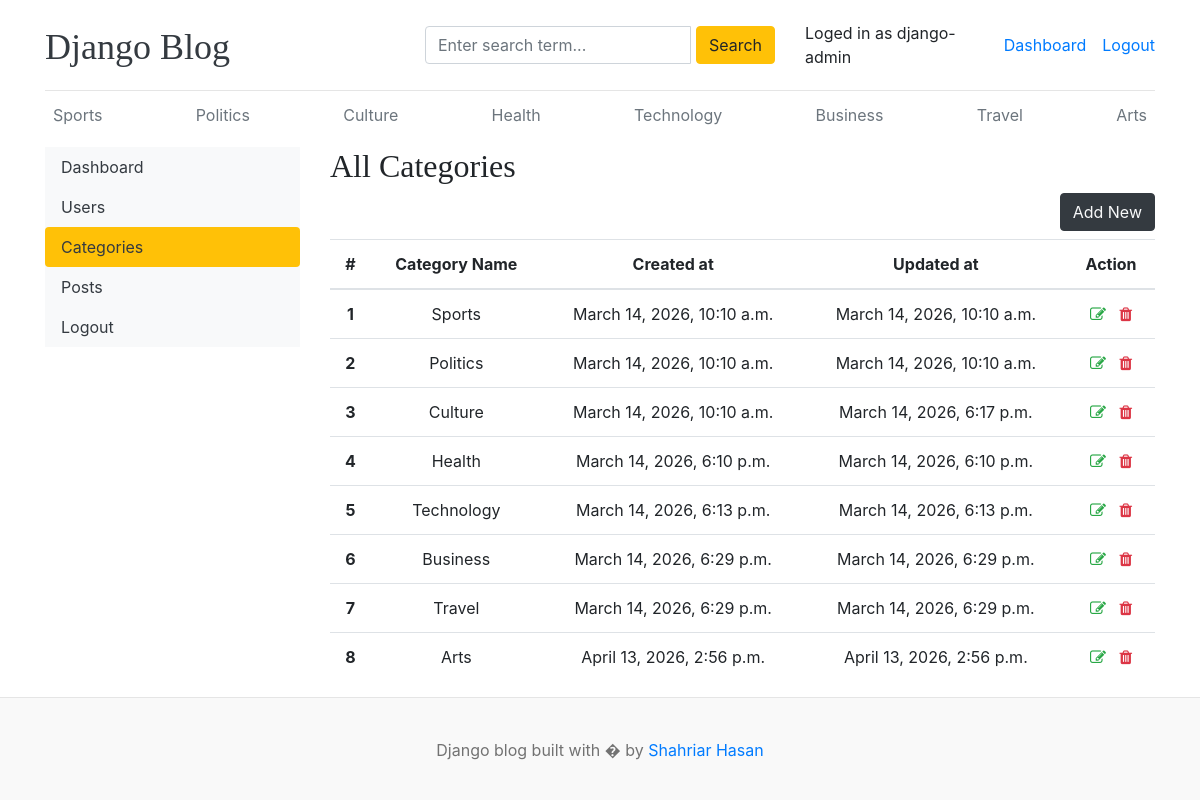
Screenshot of /dashboard/categories/ (signed in) with the database file from the repository.
### blogs/models.py (models this page shows, shortened)
class Category(models.Model):
    category_name = models.CharField(max_length=50, unique=True)
    created_at = models.DateTimeField(auto_now_add=True)
    updated_at = models.DateTimeField(auto_now=True)
    class Meta:
        verbose_name_plural = "categories"

### dashboards/views.py (the view)
# urls.py: path("categories/", views.categories, name="categories"),
@login_required(login_url="login")
def categories(request):
    return render(request, "dashboard/categories.html")

### blogs/context_processors.py (called while the page is built)
def get_categories(request):
    categories = Category.objects.all()
    return {"categories": categories}

def get_social_links(request):
    social_links = SocialLink.objects.all()
    return dict(social_links=social_links)

### templates/dashboard/categories.html (shortened to what this page needs)
{% extends 'base.html' %}
{% block content %}
<div class="row">
    {% include 'dashboard/sidebar.html' %}
    <div class="col-md-9">
        <h2>All Categories</h2>
        <a href="{% url 'add_category' %}" class="btn btn-dark text-light float-right mb-2">Add New</a>
        <table class="table table-hover" style="text-align: center;">
        <thead>
            <tr>
            <th>#</th>
            <th>Category Name</th>
            <th>Created at</th>
            <th>Updated at</th>
            <th>Action</th>
            </tr>
        </thead>
        <tbody>
            {% for category in categories %}
            <tr>
            <th>{{ forloop.counter }}</th>
            <td>{{category.category_name}}</td>
            <td>{{category.created_at}}</td>
            <td>{{category.updated_at}}</td>
            <td>
                <a href="{% url 'edit_category' category.id %}"><i class="fa fa-edit text-success"></i></a>
                <a href="{% url 'delete_category' category.id %}"><i class="fa fa-trash text-danger"></i></a>
            </td>
            </tr>
            {% endfor %}
        </tbody>
        </table>
    </div>
</div>
{% endblock %}

### templates/base.html (shortened to what this page needs)
{% load static %}
<!DOCTYPE html>
<html lang="en">
<head>
    <link href="https://getbootstrap.com/docs/4.0/dist/css/bootstrap.min.css" rel="stylesheet">
    <link href="{% static 'css/blog.css' %}" rel="stylesheet">
    <link rel="stylesheet" href="https://cdnjs.cloudflare.com/ajax/libs/font-awesome/4.7.0/css/font-awesome.min.css">
  </head>
<body>
    <div class="container">
      <header class="blog-header py-3">
        <div class="row flex-nowrap justify-content-between align-items-center">
          <div class="col-4 pt-1">
            <a class="blog-header-logo text-dark" href="/">Django Blog</a>
          </div>
          <div class="col-4">
            <form action="{% url 'search' %}" method="GET">
              <div class="input-group">
                <input class="form-control" type="text" name="keyword" value="{{keyword}}" placeholder="Enter search term..." aria-label="Enter search term..." aria-describedby="button-search" />
                <button type="submit" class="btn btn-warning" id="button-search" type="button">Search</button>
              </div>
            </form>
          </div>
          <div class="col-4 d-flex justify-content-end align-items-center">
            <span>Loged in as {{user}}</span>&emsp;
            {% if not user.is_authenticated %}
            <a class="btn btn-sm btn-warning" href="{% url 'login' %}">Login</a> &nbsp;
            <a class="btn btn-sm btn-secondary" href="{% url 'register' %}">Register</a>
            {% else %}
            <span><a href="{% url 'dashboard' %}" >Dashboard</a></span>
            <span><a href="{% url 'logout' %}">Logout</a></span>
            {% endif %}
          </div>
        </div>
      </header>
      <div class="nav-scroller py-1 mb-2">
        <nav class="nav d-flex justify-content-between">
          {% for category in categories%}
          <a class="p-2 text-muted" href="{% url 'posts_by_category' category.id %}">{{category.category_name}}</a>
          {% endfor %}
        </nav>
      </div>
{% block  content %}
{% endblock %}
    </div>
<footer class="blog-footer" >
  <p>Django blog built with � by <a href="#">Shahriar Hasan</a></p>
</footer>
</body>
</html>

### blog_main/static/css/blog.css (style rules this page uses)
.blog-header { border-bottom: 1px solid #e5e5e5; }
.blog-header-logo { font-family: "Playfair Display", Georgia, "Times New Roman", serif; font-size: 2.25rem; }
h1, h2, h3, h4, h5, h6 { font-family: "Playfair Display", Georgia, "Times New Roman", serif; }
.blog-footer { padding: 2.5rem 0; color: #727272; text-align: center; background-color: #f9f9f9; border-top: .05rem solid #e5e5e5; }
.blog-footer p:last-child { margin-bottom: 0; }

### rows the page displays
Category: category_name "Sports", created_at "March 14, 2026, 10:10 a.m.", updated_at "March 14, 2026, 10:10 a.m."
Category: category_name "Politics", created_at "March 14, 2026, 10:10 a.m.", updated_at "March 14, 2026, 10:10 a.m."
Category: category_name "Culture", created_at "March 14, 2026, 10:10 a.m.", updated_at "March 14, 2026, 6:17 p.m."
Category: category_name "Health", created_at "March 14, 2026, 6:10 p.m.", updated_at "March 14, 2026, 6:10 p.m."
Category: category_name "Technology", created_at "March 14, 2026, 6:13 p.m.", updated_at "March 14, 2026, 6:13 p.m."
Category: category_name "Business", created_at "March 14, 2026, 6:29 p.m.", updated_at "March 14, 2026, 6:29 p.m."
Category: category_name "Travel", created_at "March 14, 2026, 6:29 p.m.", updated_at "March 14, 2026, 6:29 p.m."
Category: category_name "Arts", created_at "April 13, 2026, 2:56 p.m.", updated_at "April 13, 2026, 2:56 p.m."

### other values shown
{{ user }} "django-admin"
